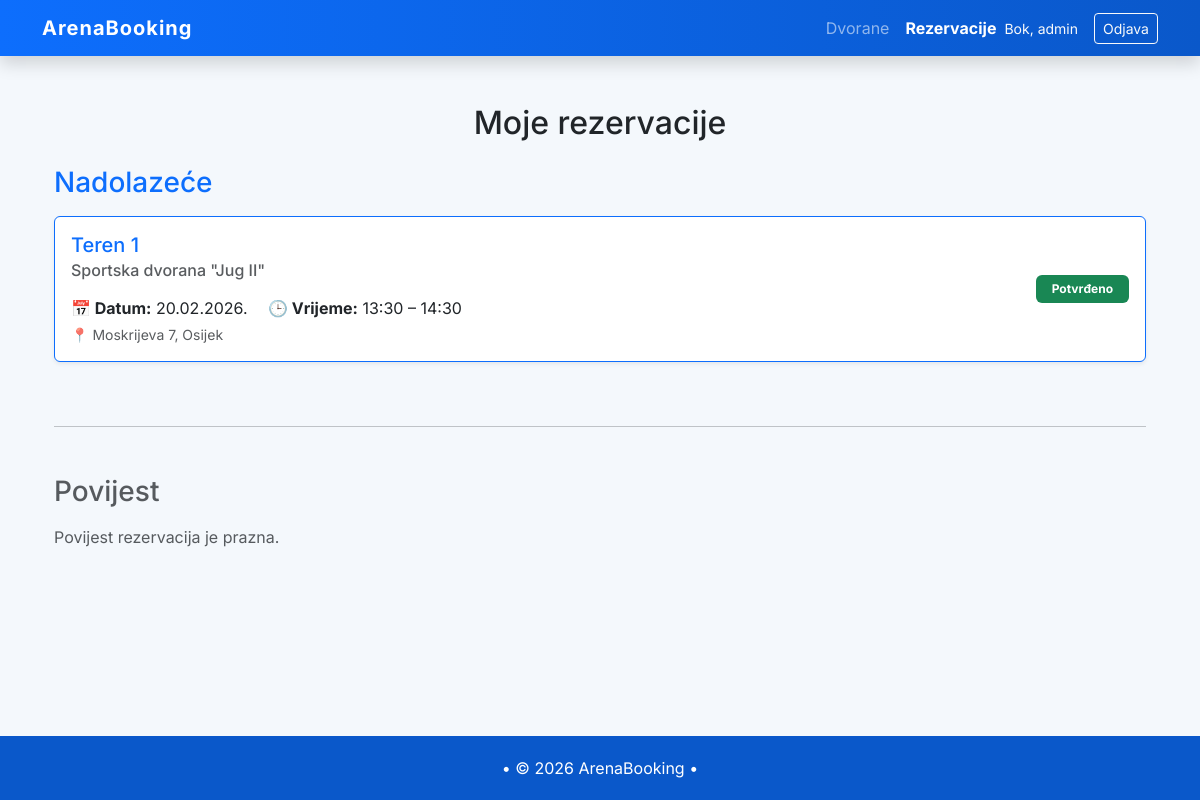
/bookings/ (signed in), run on an earlier commit of the app's database.
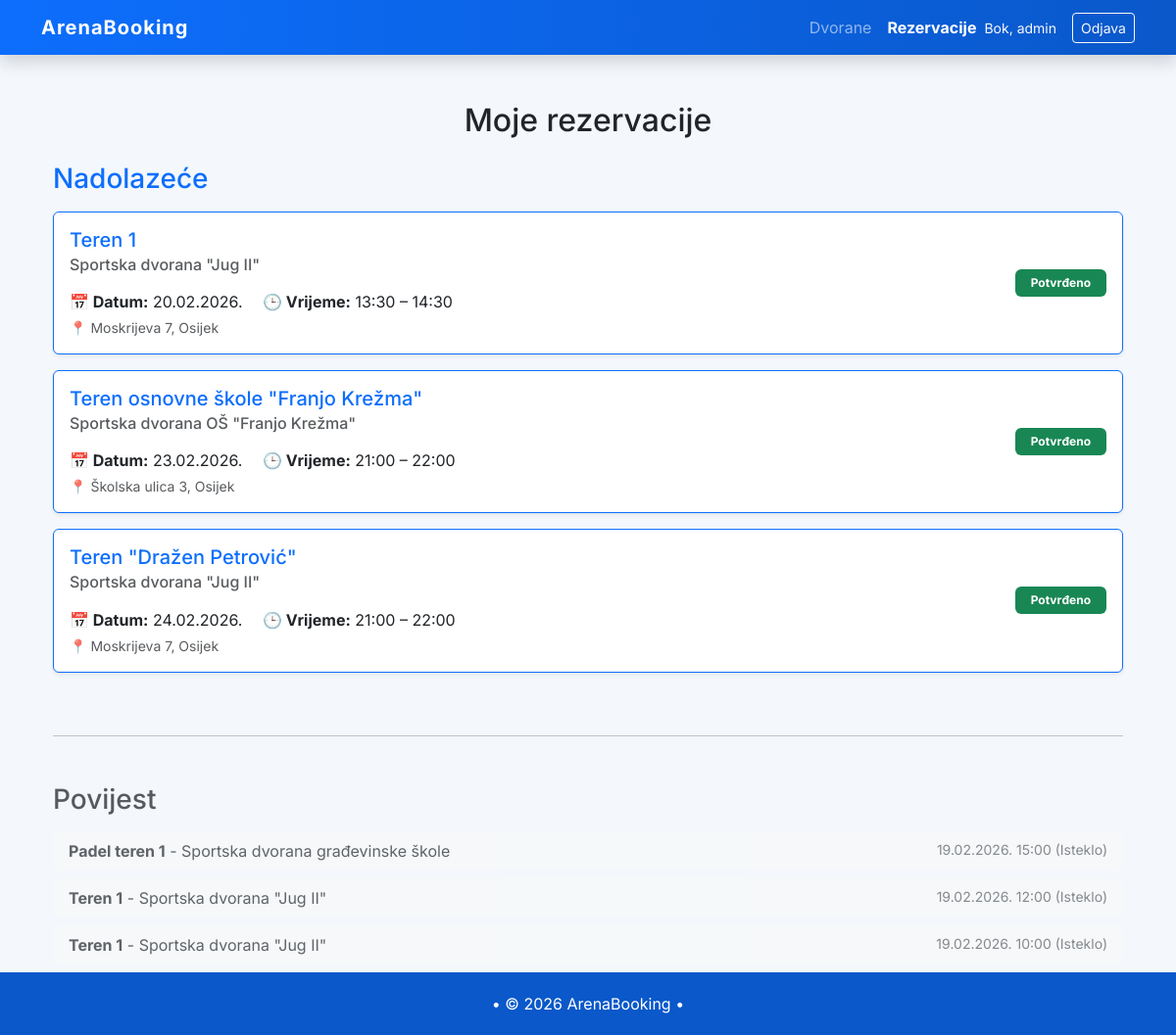
And on a later commit of the database.
### bookings/models.py (models this page shows, shortened)
class Booking(models.Model):
    user = models.ForeignKey(User,on_delete=models.CASCADE,related_name="bookings")
    court = models.ForeignKey(Court, on_delete=models.CASCADE,related_name="bookings")
    start_datetime = models.DateTimeField()
    end_datetime = models.DateTimeField()
    created_at = models.DateTimeField(auto_now_add=True)

### facilities/models.py (models this page shows, shortened)
class Court(models.Model):
    class Sport(models.TextChoices):
        FOOTBALL = "football", "Nogomet"
        BASKETBALL = "basketball", "Košarka"
        TENNIS = "tennis", "Tenis"
        PADEL = "padel", "Padel"
        OTHER = "other", "Ostalo"
    sport = models.CharField(
    max_length=20,
    choices=Sport.choices,
    blank=True,
    null=True
    )
    facility = models.ForeignKey(Facility, on_delete=models.CASCADE, related_name="courts")
    name = models.CharField(max_length=80)
    is_active = models.BooleanField(default=True)

class Facility(models.Model):
    name = models.CharField(max_length=120)
    address = models.CharField(max_length=200)
    city = models.CharField(max_length=80, blank=True)
    is_active = models.BooleanField(default=True)
    working_from = models.TimeField(default=time(8, 0))  # Podrazumijevano 08:00
    working_till = models.TimeField(default=time(22, 0)) # Podrazumijevano 22:00
    class Meta:
        verbose_name = "Facility"
        verbose_name_plural = "Facilities"

### bookings/views.py (the view)
# urls.py: path('bookings/', include('bookings.urls')),
def bookings(request):
    now = timezone.now()
    user_bookings = (
        Booking.objects
        .filter(user=request.user)
        .select_related("court")
        .order_by("-start_datetime")
    )
    active_bookings = user_bookings.filter(end_datetime__gt=now).order_by("start_datetime")
    past_bookings = user_bookings.filter(end_datetime__lte=now).order_by("-start_datetime")
    return render(request, "bookings/bookings.html", {
        "active_bookings": active_bookings,
        "past_bookings": past_bookings,
        "now": now,
    })

### bookings/templates/bookings/bookings.html
{% extends "base.html" %}
{% block content %}
<div class="container mt-4">
    <h2 class="mb-4 text-center">Moje rezervacije</h2>
    <h3 class="text-primary mb-3">Nadolazeće</h3>
    {% if active_bookings %}
        <div class="row">
            {% for b in active_bookings %}
                <div class="col-12 mb-3">
                    <div class="card border-primary shadow-sm">
                        <div class="card-body d-flex justify-content-between align-items-center">
                            <div>
                                <h5 class="card-title mb-1 text-primary">{{ b.court.name }}</h5>
                                <h6 class="text-muted mb-3">{{ b.court.facility.name }}</h6>
                                <p class="card-text mb-0">
                                    <strong>📅 Datum:</strong> {{ b.start_datetime|date:"d.m.Y." }}
                                    <span class="ms-3"><strong>🕒 Vrijeme:</strong> {{ b.start_datetime|date:"H:i" }} – {{ b.end_datetime|date:"H:i" }}</span>
                                </p>
                                <small class="text-muted d-block mt-1">📍 {{ b.court.facility.address }}, {{ b.court.facility.city }}</small>
                            </div>
                            <div class="text-end">
                                <span class="badge bg-success p-2 px-3">Potvrđeno</span>
                                </div>
                        </div>
                    </div>
                </div>
            {% endfor %}
        </div>
    {% else %}
        <div class="alert alert-light border shadow-sm text-center">Nema aktivnih rezervacija.</div>
    {% endif %}
    <hr class="my-5">
    <h3 class="text-muted mb-3">Povijest</h3>
    {% if past_bookings %}
        <div class="row">
            {% for b in past_bookings %}
                <div class="col-12 mb-2" style="opacity: 0.7;">
                    <div class="card bg-light border-0">
                        <div class="card-body py-2 d-flex justify-content-between">
                            <span><strong>{{ b.court.name }}</strong> - {{ b.court.facility.name }}</span>
                            <span class="text-muted small">{{ b.start_datetime|date:"d.m.Y. H:i" }} (Isteklo)</span>
                        </div>
                    </div>
                </div>
            {% endfor %}
        </div>
    {% else %}
        <p class="text-muted italic">Povijest rezervacija je prazna.</p>
    {% endif %}
</div>
{% endblock %}

What changed in the data, as far as the page shows it:
added Booking: court.name "Teren osnovne škole \"Franjo Krežma\"", court.facility.name "Sportska dvorana OŠ \"Franjo Krežma\"", start_datetime "23.02.2026.", start_datetime "21:00", end_datetime "22:00", court.facility.address "Školska ulica 3", court.facility.city "Osijek", shown under "Nadolazeće"
added Booking: court.name "Teren \"Dražen Petrović\"", court.facility.name "Sportska dvorana \"Jug II\"", start_datetime "24.02.2026.", start_datetime "21:00", end_datetime "22:00", court.facility.address "Moskrijeva 7", court.facility.city "Osijek", shown under "Nadolazeće"
added Booking: court.name "Padel teren 1", court.facility.name "Sportska dvorana građevinske škole", start_datetime "19.02.2026. 15:00", shown under "Povijest"
added Booking: court.name "Teren 1", court.facility.name "Sportska dvorana \"Jug II\"", start_datetime "19.02.2026. 12:00", shown under "Povijest"
added Booking: court.name "Teren 1", court.facility.name "Sportska dvorana \"Jug II\"", start_datetime "19.02.2026. 10:00", shown under "Povijest"
Also different on the page:
text no longer shown: "Povijest rezervacija je prazna."
